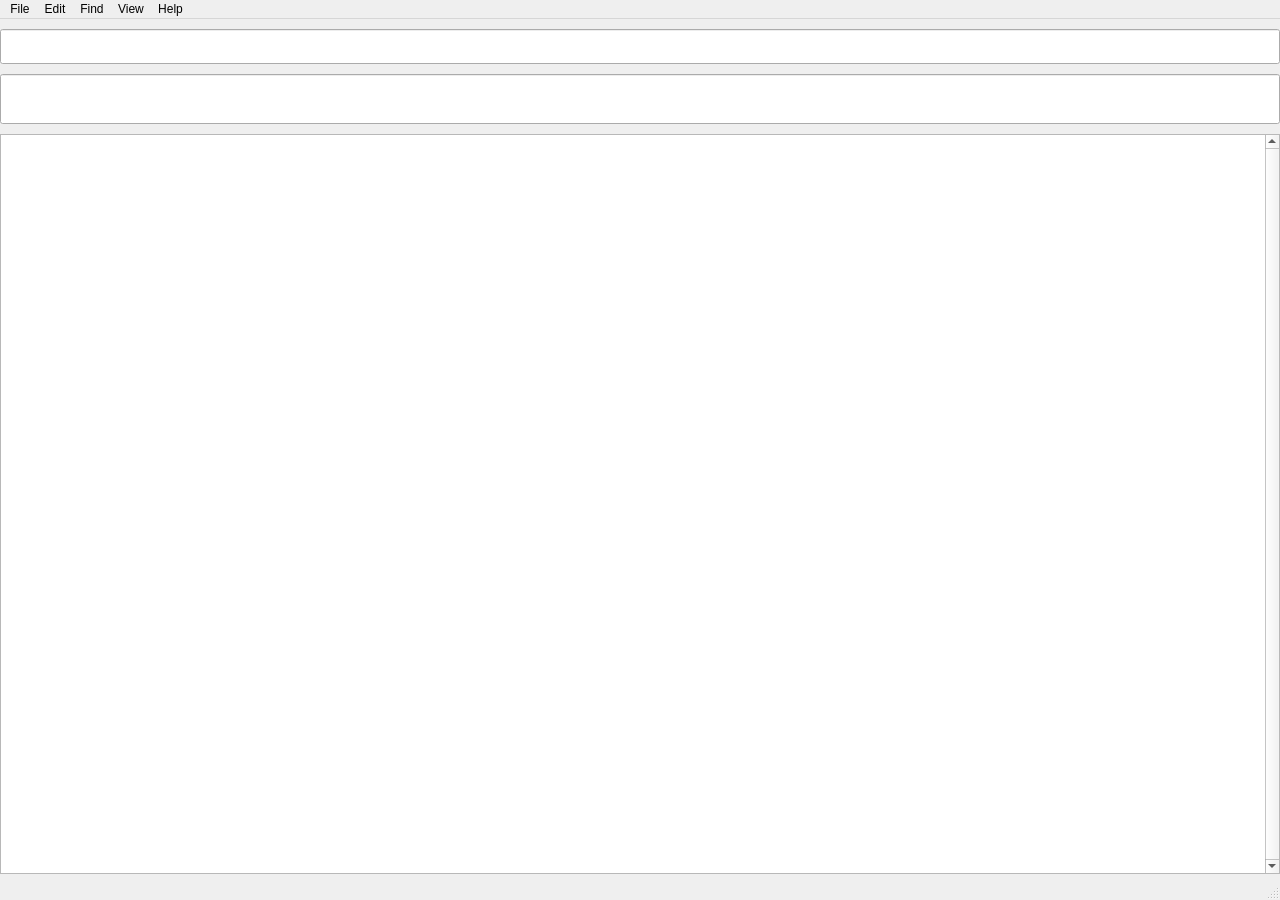
<?xml version="1.0" encoding="UTF-8"?>
<ui version="4.0">
 <class>ChineseTextEditor</class>
 <widget class="QMainWindow" name="ChineseTextEditor">
  <property name="geometry">
   <rect>
    <x>0</x>
    <y>0</y>
    <width>1280</width>
    <height>900</height>
   </rect>
  </property>
  <property name="windowTitle">
   <string>Chinese Text Editor</string>
  </property>
  <widget class="QWidget" name="centralWidget">
   <widget class="QPlainTextEdit" name="plainTextEdit">
    <property name="geometry">
     <rect>
      <x>0</x>
      <y>115</y>
      <width>1280</width>
      <height>740</height>
     </rect>
    </property>
    <property name="font">
     <font>
      <family>Nimbus Roman No9 L</family>
      <pointsize>22</pointsize>
     </font>
    </property>
    <property name="verticalScrollBarPolicy">
     <enum>Qt::ScrollBarAlwaysOn</enum>
    </property>
   </widget>
   <widget class="QLineEdit" name="translationLineEdit">
    <property name="geometry">
     <rect>
      <x>0</x>
      <y>10</y>
      <width>1280</width>
      <height>35</height>
     </rect>
    </property>
    <property name="font">
     <font>
      <family>Nimbus Roman No9 L</family>
      <pointsize>16</pointsize>
     </font>
    </property>
    <property name="readOnly">
     <bool>true</bool>
    </property>
   </widget>
   <widget class="QLineEdit" name="selectorLineEdit">
    <property name="geometry">
     <rect>
      <x>0</x>
      <y>55</y>
      <width>1280</width>
      <height>50</height>
     </rect>
    </property>
    <property name="font">
     <font>
      <family>Nimbus Roman No9 L</family>
      <pointsize>28</pointsize>
     </font>
    </property>
    <property name="readOnly">
     <bool>true</bool>
    </property>
   </widget>
  </widget>
  <widget class="QMenuBar" name="menuBar">
   <property name="geometry">
    <rect>
     <x>0</x>
     <y>0</y>
     <width>1280</width>
     <height>22</height>
    </rect>
   </property>
   <widget class="QMenu" name="menuFile">
    <property name="title">
     <string>File</string>
    </property>
    <addaction name="actionNewFile"/>
    <addaction name="actionOpenFile"/>
    <addaction name="actionSaveFile"/>
    <addaction name="actionSaveFileAs"/>
    <addaction name="actionCloseFile"/>
    <addaction name="actionQuit"/>
   </widget>
   <widget class="QMenu" name="menuEdit">
    <property name="title">
     <string>Edit</string>
    </property>
    <addaction name="actionUndo"/>
    <addaction name="actionRedo"/>
    <addaction name="actionCut"/>
    <addaction name="actionCopy"/>
    <addaction name="actionPaste"/>
    <addaction name="actionOptions"/>
   </widget>
   <widget class="QMenu" name="menuFind">
    <property name="title">
     <string>Find</string>
    </property>
    <addaction name="actionFind"/>
   </widget>
   <widget class="QMenu" name="menuView">
    <property name="title">
     <string>View</string>
    </property>
    <addaction name="actionFont"/>
   </widget>
   <widget class="QMenu" name="menuHelp">
    <property name="title">
     <string>Help</string>
    </property>
    <addaction name="actionAbout"/>
   </widget>
   <addaction name="menuFile"/>
   <addaction name="menuEdit"/>
   <addaction name="menuFind"/>
   <addaction name="menuView"/>
   <addaction name="menuHelp"/>
  </widget>
  <widget class="QStatusBar" name="statusBar"/>
  <action name="actionNewFile">
   <property name="text">
    <string>New</string>
   </property>
  </action>
  <action name="actionOpenFile">
   <property name="text">
    <string>Open</string>
   </property>
  </action>
  <action name="actionSaveFile">
   <property name="text">
    <string>Save</string>
   </property>
  </action>
  <action name="actionSaveFileAs">
   <property name="text">
    <string>Save as</string>
   </property>
  </action>
  <action name="actionCloseFile">
   <property name="text">
    <string>Close</string>
   </property>
  </action>
  <action name="actionQuit">
   <property name="text">
    <string>Quit</string>
   </property>
  </action>
  <action name="actionUndo">
   <property name="text">
    <string>Undo</string>
   </property>
  </action>
  <action name="actionRedo">
   <property name="text">
    <string>Redo</string>
   </property>
  </action>
  <action name="actionCut">
   <property name="text">
    <string>Cut</string>
   </property>
  </action>
  <action name="actionCopy">
   <property name="text">
    <string>Copy</string>
   </property>
  </action>
  <action name="actionPaste">
   <property name="text">
    <string>Paste</string>
   </property>
  </action>
  <action name="actionOptions">
   <property name="text">
    <string>Options</string>
   </property>
  </action>
  <action name="actionFind">
   <property name="text">
    <string>Find</string>
   </property>
  </action>
  <action name="actionFont">
   <property name="text">
    <string>Font</string>
   </property>
  </action>
  <action name="actionAbout">
   <property name="text">
    <string>About</string>
   </property>
  </action>
  <action name="actionHanziRecognizer">
   <property name="text">
    <string>Hanzi Recognizer</string>
   </property>
  </action>
  <action name="actionLearnHanziRecognizer">
   <property name="text">
    <string>Learn Hanzi Recognizer</string>
   </property>
  </action>
  <action name="actionHanziEvaluator">
   <property name="text">
    <string>Hanzi Evaluator</string>
   </property>
  </action>
  <action name="actionLearnHanziEvaluator">
   <property name="text">
    <string>Learn Hanzi Evaluator</string>
   </property>
  </action>
 </widget>
 <layoutdefault spacing="6" margin="11"/>
 <resources/>
 <connections/>
</ui>
